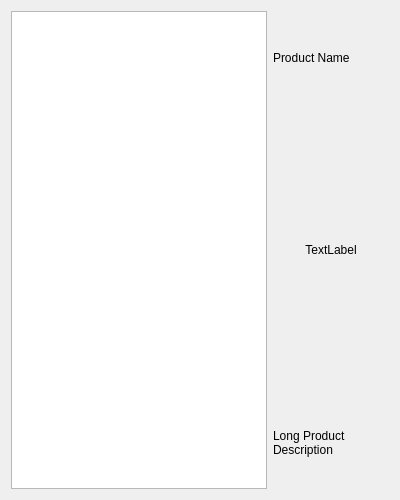
<?xml version="1.0" encoding="UTF-8"?>
<ui version="4.0">
 <author>
SPDX-FileCopyrightText: 2019 Adriaan de Groot &lt;groot@kde.org&gt;
SPDX-License-Identifier: GPL-3.0-or-later
 </author>
 <class>PackageChooserPage</class>
 <widget class="QWidget" name="PackageChooserPage">
  <property name="geometry">
   <rect>
    <x>0</x>
    <y>0</y>
    <width>400</width>
    <height>500</height>
   </rect>
  </property>
  <property name="sizePolicy">
   <sizepolicy hsizetype="MinimumExpanding" vsizetype="MinimumExpanding">
    <horstretch>0</horstretch>
    <verstretch>1</verstretch>
   </sizepolicy>
  </property>
  <property name="windowTitle">
   <string>Form</string>
  </property>
  <layout class="QHBoxLayout" name="horizontalLayout_2">
   <item>
    <layout class="QHBoxLayout" name="horizontalLayout" stretch="1,4">
     <item>
      <widget class="QListView" name="products">
       <property name="sizePolicy">
        <sizepolicy hsizetype="Minimum" vsizetype="Expanding">
         <horstretch>0</horstretch>
         <verstretch>1</verstretch>
        </sizepolicy>
       </property>
      </widget>
     </item>
     <item>
      <layout class="QVBoxLayout" name="verticalLayout" stretch="1,3,1">
       <item>
        <widget class="QLabel" name="productName">
         <property name="text">
          <string>Product Name</string>
         </property>
        </widget>
       </item>
       <item>
        <widget class="QLabel" name="productScreenshot">
         <property name="sizePolicy">
          <sizepolicy hsizetype="Expanding" vsizetype="Expanding">
           <horstretch>1</horstretch>
           <verstretch>0</verstretch>
          </sizepolicy>
         </property>
         <property name="text">
          <string>TextLabel</string>
         </property>
         <property name="alignment">
          <set>Qt::AlignCenter</set>
         </property>
        </widget>
       </item>
       <item>
        <widget class="QLabel" name="productDescription">
         <property name="sizePolicy">
          <sizepolicy hsizetype="Preferred" vsizetype="Expanding">
           <horstretch>0</horstretch>
           <verstretch>2</verstretch>
          </sizepolicy>
         </property>
         <property name="text">
          <string>Long Product Description</string>
         </property>
         <property name="wordWrap">
          <bool>true</bool>
         </property>
         <property name="openExternalLinks">
          <bool>true</bool>
         </property>
        </widget>
       </item>
      </layout>
     </item>
    </layout>
   </item>
  </layout>
 </widget>
 <resources/>
 <connections/>
</ui>
